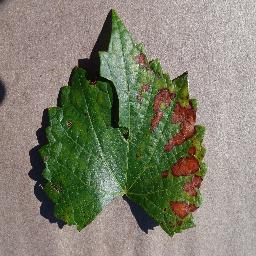
#> input picture Dataset/Grape Esca (Black_Measles)/Grape Esca (Black_Measles) (128).JPG, 256 x 256 px; its folder holds only this picture in this run
$ jupyter execute --allow-errors 'Tubes Fitur (32x32).ipynb'   (older library calls are emulated)
#> lines starting #> are read from the running program, lines starting #| are printed output that depends on the picture; after the words box and inside, x2 and y2 are one past the last pixel; in counts of white or black regions, pixels touching at a corner belong together; long printed decimals are rounded
# Pipeline Preprocessing Citra Daun Anggur
**Task 1 — Feature Extraction**

| # | Tahap | Teknik |
|---|-------|--------|
| 1 | Segmentasi Latar Belakang | HSV Masking |
| 2 | Pemerataan Pencahayaan | CLAHE |
| 3 | Penstabilan Rasio Geometri | Zero-Padding & Resize |
| 4 | Normalisasi Skala | Min-Max (÷ 255) |
| 5 | Augmentasi Geometris | Rotasi + Flip |

## 0. Import Library & Konfigurasi Path

[cell 1]
import os
import cv2
import numpy as np
import matplotlib.pyplot as plt
import pandas as pd
from pathlib import Path
from tqdm import tqdm

from sklearn.metrics import classification_report
from skimage.feature import graycomatrix, graycoprops

# ── Konfigurasi ──────────────────────────────────────────────
DATASET_DIR   = Path("Dataset")
OUTPUT_DIR    = Path("Preprocessed")
TARGET_SIZE1   = 32
TARGET_SIZE2   = 64
TARGET_SIZE3   = 128
RANDOM_SEED   = 42
np.random.seed(RANDOM_SEED)

# Daftar kelas (sub-folder)
CLASS_NAMES = sorted([
    d for d in os.listdir(DATASET_DIR)
    if (DATASET_DIR / d).is_dir()
])
print("Kelas ditemukan:", CLASS_NAMES)
print("Jumlah kelas   :", len(CLASS_NAMES))

## 1. Segmentasi Latar Belakang (HSV Masking)
Mengisolasi objek daun dan menghitamkan area latar belakang menggunakan ruang warna HSV.
**Tujuan:** Mencegah model salah mengenali warna tanah, pot, atau bayangan sebagai bercak penyakit.

[cell 2]
def segment_leaf_hsv(image_bgr, min_area_ratio=0.01):
    """
    Segmentasi daun dengan HSV + pembersihan komponen.
    - Menggabungkan rentang warna daun (hijau/kuning/coklat/merah)
    - Menolak piksel low-saturation (background kusam)
    - Menyisakan komponen terbesar agar background tidak ikut
    """
    hsv = cv2.cvtColor(image_bgr, cv2.COLOR_BGR2HSV)

    # Rentang warna daun (lebih ketat)
    lower_green = np.array([20, 35, 25])
    upper_green = np.array([95, 255, 255])

    lower_yellow = np.array([15, 40, 35])
    upper_yellow = np.array([35, 255, 255])

    lower_brown = np.array([5, 50, 20])
    upper_brown = np.array([20, 255, 220])

    lower_red1 = np.array([0, 50, 30])
    upper_red1 = np.array([12, 255, 255])
    lower_red2 = np.array([160, 50, 30])
    upper_red2 = np.array([180, 255, 255])

    # Mask warna
    mask_color  = cv2.inRange(hsv, lower_green, upper_green)
    mask_color |= cv2.inRange(hsv, lower_yellow, upper_yellow)
    mask_color |= cv2.inRange(hsv, lower_brown, upper_brown)
    mask_color |= cv2.inRange(hsv, lower_red1, upper_red1)
    mask_color |= cv2.inRange(hsv, lower_red2, upper_red2)

    # Tolak background abu/gelap (S dan V terlalu rendah)
    mask_sv = cv2.inRange(hsv, np.array([0, 35, 25]), np.array([180, 255, 255]))
    mask = cv2.bitwise_and(mask_color, mask_sv)

    # Morphological cleaning
    kernel = cv2.getStructuringElement(cv2.MORPH_ELLIPSE, (7, 7))
    mask = cv2.morphologyEx(mask, cv2.MORPH_OPEN, kernel, iterations=1)
    mask = cv2.morphologyEx(mask, cv2.MORPH_CLOSE, kernel, iterations=2)

    # Keep komponen terbesar (leaf utama)
    num_labels, labels, stats, _ = cv2.connectedComponentsWithStats(mask, connectivity=8)
    refined = np.zeros_like(mask)

    if num_labels > 1:
        areas = stats[1:, cv2.CC_STAT_AREA]  # abaikan background index 0
        largest_idx = 1 + np.argmax(areas)
        largest_area = stats[largest_idx, cv2.CC_STAT_AREA]

        h, w = mask.shape[:2]
        min_area = int(min_area_ratio * h * w)

        if largest_area >= min_area:
            refined[labels == largest_idx] = 255
        else:
            refined = mask.copy()
    else:
        refined = mask.copy()

    # Haluskan tepi akhir
    refined = cv2.medianBlur(refined, 5)
    result = cv2.bitwise_and(image_bgr, image_bgr, mask=refined)
    return result, refined


# ── Demo visual ──────────────────────────────────────────────
sample_class = CLASS_NAMES[0]
sample_path  = DATASET_DIR / sample_class
sample_files = sorted([
    f for f in os.listdir(sample_path)
    if f.lower().endswith((".jpg", ".jpeg", ".png", ".bmp", ".webp"))
])
# img = cv2.imread(str(sample_path / sample_files[0]))
img = cv2.imread("Dataset\grape leaf Healthy\grape leaf Healthy (3).jpg")

#> (the rest of this cell did not finish here and is left out)


fig, axes = plt.subplots(1, 3, figsize=(15, 5))
axes[0].imshow(cv2.cvtColor(img, cv2.COLOR_BGR2RGB))
axes[0].set_title("Original")
axes[1].imshow(msk, cmap="gray")
axes[1].set_title("HSV Mask (Refined)")
axes[2].imshow(cv2.cvtColor(seg, cv2.COLOR_BGR2RGB))
axes[2].set_title("Segmented (BG Hitam)")
for ax in axes: ax.axis("off")
plt.suptitle(f"Tahap 1 — HSV Masking  [{sample_class}]", fontsize=13)
plt.tight_layout()
plt.show()

## 2. Pemerataan Pencahayaan (CLAHE)
Meratakan kontras pencahayaan secara lokal (per blok piksel) pada kanal L di ruang warna LAB.
**Tujuan:** Menghilangkan efek silau matahari & bayangan tajam agar detail penyakit tetap terekstrak.

[cell 3]
def apply_clahe(image_bgr, clip_limit=2.0, tile_grid=(8, 8)):
    """
    Menerapkan CLAHE pada kanal L (Lightness) di ruang warna LAB.
    Kontras diperbaiki secara lokal tanpa mengubah pigmen warna asli.
    """
    lab = cv2.cvtColor(image_bgr, cv2.COLOR_BGR2LAB)
    l_channel, a_channel, b_channel = cv2.split(lab)

    clahe = cv2.createCLAHE(clipLimit=clip_limit, tileGridSize=tile_grid)
    l_eq = clahe.apply(l_channel)

    lab_eq = cv2.merge([l_eq, a_channel, b_channel])
    result = cv2.cvtColor(lab_eq, cv2.COLOR_LAB2BGR)
    return result


# ── Demo visual ──────────────────────────────────────────────
#> (the rest of this cell did not finish here and is left out)

## 3. Penstabilan Rasio Geometri (Zero-Padding & Resize)
Menambahkan bingkai hitam (padding) hingga gambar menjadi persegi sempurna, lalu diperkecil ke resolusi target.
**Tujuan:** Memenuhi syarat input model tanpa mendistorsi anatomi daun / bentuk penyakit.

[cell 4]
def zero_pad_and_resize(image_bgr, target_size=224):
    """
    1. Zero-padding → jadikan persegi (sisi = max(h, w))
    2. Resize       → target_size × target_size
    Aspect ratio asli dipertahankan; area tambahan diisi hitam.
    """
    h, w = image_bgr.shape[:2]
    max_side = max(h, w)

    # Buat canvas hitam persegi
    canvas = np.zeros((max_side, max_side, 3), dtype=np.uint8)

    # Letakkan gambar di tengah canvas
    y_offset = (max_side - h) // 2
    x_offset = (max_side - w) // 2
    canvas[y_offset:y_offset + h, x_offset:x_offset + w] = image_bgr

    # Resize ke target
    resized = cv2.resize(canvas, (target_size, target_size),
                         interpolation=cv2.INTER_AREA)
    return resized

## Resize 32 x 32

#> (a cell that did not finish here is left out)

## Resize 64 x 64

#> (a cell that did not finish here is left out)

## Resize 128 x 128

#> (a cell that did not finish here is left out)

## 4. Normalisasi Skala (Min-Max Normalization)
Membagi seluruh nilai matriks piksel dengan 255 sehingga rentang baru menjadi **[0, 1]**.
**Tujuan:** Meringankan beban komputasi, menstabilkan kalkulasi matematis, dan mencegah OOM.

[cell 8]
def normalize_minmax(image_bgr):
    """
    Min-Max Normalization: pixel / 255.0
    Output bertipe float32 dengan rentang [0, 1].
    """
    return image_bgr.astype(np.float32) / 255.0


# ── Demo visual ──────────────────────────────────────────────
#> (the rest of this cell did not finish here and is left out)

## 5. Augmentasi Geometris (Data Augmentation)
Memutar dan membalikkan (flip horizontal/vertikal) gambar secara acak.
**Tujuan:** Mensimulasikan kondisi foto dunia nyata agar model benar-benar belajar karakteristik penyakit, bukan menghafal koordinat piksel.

[cell 9]
def augment_image(image):
    """
    Augmentasi geometris acak:
      - Rotasi 90°/180°/270°
      - Flip horizontal
      - Flip vertikal
      - Flip horizontal + vertikal
    Mengembalikan list gambar hasil augmentasi (TIDAK termasuk gambar asli).
    """
    augmented = []

    # Rotasi 90°, 180°, 270°
    for k in [1, 2, 3]:
        augmented.append(np.rot90(image, k=k).copy())

    # Flip horizontal
    augmented.append(np.flip(image, axis=1).copy())

    # Flip vertikal
    augmented.append(np.flip(image, axis=0).copy())

    # Flip horizontal + vertikal (setara rotasi 180° + flip)
    augmented.append(np.flip(image, axis=(0, 1)).copy())

    return augmented


# ── Demo visual ──────────────────────────────────────────────
#> (the rest of this cell did not finish here and is left out)

## Ringkasan Visual — 1 Gambar Melewati Semua Tahap Preprocessing
Menampilkan hasil **setiap step** secara berurutan pada satu gambar sampel.

[cell 10]
# ── Ambil 1 gambar sampel ─────────────────────────────────────
sample_class = CLASS_NAMES[0]
sample_dir   = DATASET_DIR / sample_class
sample_file  = sorted([f for f in os.listdir(sample_dir)
                        if f.lower().endswith(('.jpg','.jpeg','.png','.bmp','.webp'))])[0]
original = cv2.imread(str(sample_dir / sample_file))
#> original is the input picture: shape (256, 256, 3); mean B, G, R 111.7, 129.2, 129.8

# ── Jalankan tiap tahap satu per satu ────────────────────────
step1_hsv, mask       = segment_leaf_hsv(original)
#> call 2 of segment_leaf_hsv, with min_area_ratio = 0.01
#> in segment_leaf_hsv (call 2), `mask_color  = cv2.inRange(hsv, lower_green, upper_green)`:
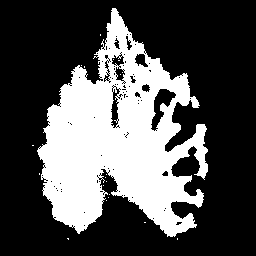
#> mask_color: shape (256, 256); 31.4% white; 20 white regions (19 under 20 px), largest, box (x1, y1, x2, y2) and area: (37, 8, 208, 237) 20520
#> in segment_leaf_hsv (call 2), `mask_color |= cv2.inRange(hsv, lower_red2, upper_red2)`:
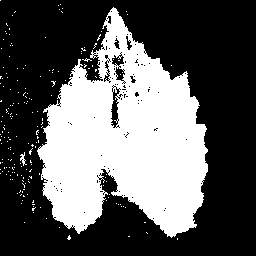
#> mask_color: shape (256, 256); 36.1% white; 191 white regions (189 under 20 px), largest, box (x1, y1, x2, y2) and area: (37, 7, 208, 238) 23256, (20, 152, 27, 166) 39
#> in segment_leaf_hsv (call 2), `mask = cv2.morphologyEx(mask, cv2.MORPH_CLOSE, kernel, iterations=2)`:
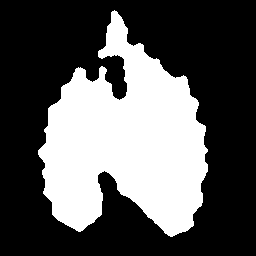
#> mask: shape (256, 256); 34.6% white; 1 white region, box (x1, y1, x2, y2) and area: (38, 10, 208, 237) 22671
#> in segment_leaf_hsv (call 2), `num_labels, labels, stats, _ = cv2.connectedComponentsWithStats(mask, ..`: num_labels = 2; stats = [[0, 0, 256, 256, 42865], [38, 10, 170, 227, 22671]]
#> in segment_leaf_hsv (call 2), `areas = stats[1:, cv2.CC_STAT_AREA]`: areas = [22671]
#> in segment_leaf_hsv (call 2), `largest_idx = 1 + np.argmax(areas)`: largest_idx = 1
#> in segment_leaf_hsv (call 2), `largest_area = stats[largest_idx, cv2.CC_STAT_AREA]`: largest_area = 22671
#> mask: shape (256, 256); 34.5% white; 1 white region, box (x1, y1, x2, y2) and area: (38, 11, 208, 237) 22638
step2_clahe           = apply_clahe(step1_hsv)
#> in apply_clahe, `l_channel, a_channel, b_channel = cv2.split(lab)`:
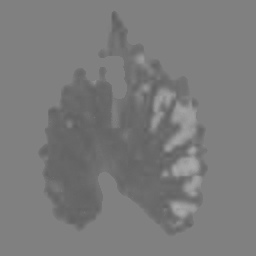
#> a_channel: shape (256, 256); min 94, max 170, mean 122.9
#> in apply_clahe, `l_channel, a_channel, b_channel = cv2.split(lab)`:
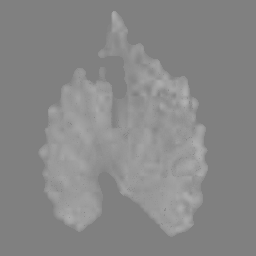
#> b_channel: shape (256, 256); min 124, max 177, mean 136
#> in apply_clahe, `result = cv2.cvtColor(lab_eq, cv2.COLOR_LAB2BGR)`:
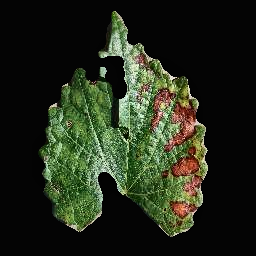
#> result: shape (256, 256, 3); mean B, G, R 26.7, 42.3, 35.6
step3_padresize       = zero_pad_and_resize(step2_clahe, TARGET_SIZE1)
#> in zero_pad_and_resize, `resized = cv2.resize(canvas, (target_size, target_size), interpolation..`:
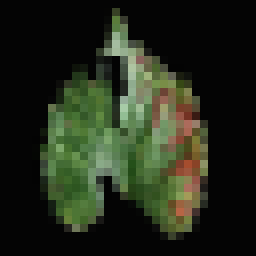
#> resized: shape (32, 32, 3) (shown 8 times larger); mean B, G, R 26.7, 42.3, 35.6
step4_norm            = normalize_minmax(step3_padresize)
step5_aug_list        = augment_image(step4_norm)
#> after the loop in augment_image, `for k in [1, 2, 3]:`: augmented = 3 items
#> step5_aug_list = 6 items
step5_sample          = step5_aug_list[0]   # ambil rotasi 90° sebagai contoh
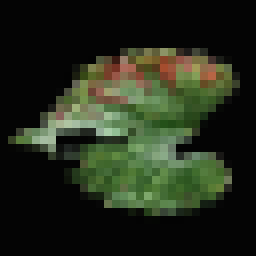
#> step5_sample: shape (32, 32, 3) float32 (shown 8 times larger); mean of channels 0, 1, 2 0.105, 0.166, 0.14; drawn as B, G, R

# ── Siapkan data untuk plot ───────────────────────────────────
stages = [
    ("0 — Original",                   original,       True),
    ("1 — HSV Masking",                step1_hsv,      True),
    ("2 — CLAHE",                      step2_clahe,    True),
    ("3 — Zero-Pad & Resize (32×32)",step3_padresize,True),
    ("4 — Normalisasi [0,1]",          step4_norm,     False),
    ("5 — Augmentasi (Rot 90°)",       step5_sample,   False),
]

fig, axes = plt.subplots(2, 3, figsize=(18, 12))

for idx, (title, img, is_uint8) in enumerate(stages):
    row, col = divmod(idx, 3)
    ax = axes[row][col]

    if is_uint8:
        ax.imshow(cv2.cvtColor(img, cv2.COLOR_BGR2RGB))
    else:
        # float32 [0,1] — clip untuk keamanan tampilan
        display = np.clip(cv2.cvtColor(img, cv2.COLOR_BGR2RGB), 0, 1)
        ax.imshow(display)

    ax.set_title(title, fontsize=12, fontweight='bold')
    ax.axis('off')

    # Tambahkan info shape & dtype di bawah judul
    h, w = img.shape[:2]
    dtype = img.dtype
    info = f"{w}×{h}  |  {dtype}"
    if not is_uint8:
        info += f"  |  min={img.min():.2f}  max={img.max():.2f}"
    ax.text(0.5, -0.04, info, transform=ax.transAxes,
            ha='center', va='top', fontsize=9, color='gray')
#> this loop made 6 passes
#> (title, is_uint8, row, col, h, w, info) on passes 5 to 6: ('4 — Normalisasi [0,1]', False, 1, 1, 32, 32, '32×32  |  float32  |  min=0.01  max=0.80'), ('5 — Augmentasi (Rot 90°)', False, 1, 2, 32, 32, '32×32  |  float32  |  min=0.01  max=0.80')

plt.suptitle(f"Contoh Hasil Setiap Tahap Preprocessing\nSampel: {sample_class}/{sample_file}",
             fontsize=14, fontweight='bold')
plt.tight_layout()
plt.show()
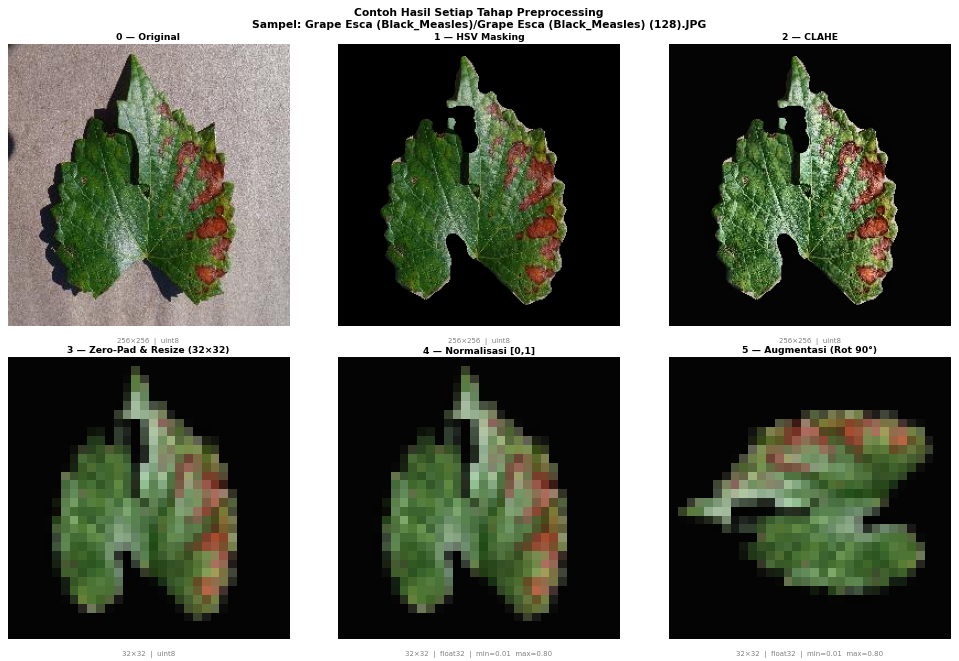
#> figure drawn by matplotlib, 6 panels

# Ekstraksi Fitur Warna dengan Histogram HSV

[cell 11]
def extract_hsv_hist_features(
    image_bgr,
    grid_size=(2, 2),   # 4-kuadran
    bins_h=8,
    bins_s=8,
    bins_v=8
):
    """
    Ekstraksi fitur warna HSV histogram per kuadran.
    Output: vektor fitur 1D.
    """
    hsv = cv2.cvtColor(image_bgr, cv2.COLOR_BGR2HSV)
    h, w = hsv.shape[:2]
    gh, gw = grid_size

    features = []

    for i in range(gh):
        for j in range(gw):
            y0 = int(i * h / gh)
            y1 = int((i + 1) * h / gh)
            x0 = int(j * w / gw)
            x1 = int((j + 1) * w / gw)

            cell = hsv[y0:y1, x0:x1]

            hist_h = cv2.calcHist([cell], [0], None, [bins_h], [0, 180])
            hist_s = cv2.calcHist([cell], [1], None, [bins_s], [0, 256])
            hist_v = cv2.calcHist([cell], [2], None, [bins_v], [0, 256])

            hist_h = cv2.normalize(hist_h, None).flatten()
            hist_s = cv2.normalize(hist_s, None).flatten()
            hist_v = cv2.normalize(hist_v, None).flatten()

            features.extend(hist_h)
            features.extend(hist_s)
            features.extend(hist_v)

    return np.array(features, dtype=np.float32)

# Ekstraksi Fitur Tekstur dengan GLCM

[cell 12]
def extract_glcm_features(
    image_bgr,
    distances=(1, 2, 3),
    angles=(0, np.pi / 4, np.pi / 2, 3 * np.pi / 4),
    levels=32
):
    """
    Ekstraksi fitur tekstur menggunakan GLCM pada grayscale.
    Output: vektor fitur 1D.
    """
    gray = cv2.cvtColor(image_bgr, cv2.COLOR_BGR2GRAY)

    # Kuantisasi grayscale ke levels tertentu
    gray_q = np.floor(gray.astype(np.float32) * levels / 256.0).astype(np.uint8)
    gray_q = np.clip(gray_q, 0, levels - 1)

    glcm = graycomatrix(
        gray_q,
        distances=list(distances),
        angles=list(angles),
        levels=levels,
        symmetric=True,
        normed=True
    )

    props = ["contrast", "homogeneity", "energy", "correlation"]
    features = []

    for prop in props:
        values = graycoprops(glcm, prop)
        features.extend(values.flatten())

    return np.array(features, dtype=np.float32)

[cell 13]
def preprocess_for_features(image_bgr):
    """
    Menggunakan preprocessing yang sudah ada:
    1. HSV masking
    2. CLAHE
    3. Zero-padding + resize
    4. Normalisasi
    Lalu dikembalikan ke uint8 agar aman untuk histogram dan GLCM.
    """
    seg, _ = segment_leaf_hsv(image_bgr)
    clahe = apply_clahe(seg)
    resized = zero_pad_and_resize(clahe, TARGET_SIZE1)
    normalized = normalize_minmax(resized)

    # Balik ke uint8 supaya cocok untuk ekstraksi fitur
    processed = (normalized * 255).astype(np.uint8)
    return processed

[cell 14]
def extract_combined_features(image_bgr):
    hsv_features = extract_hsv_hist_features(image_bgr)
#> after the loop in extract_hsv_hist_features, `for i in range(gh):`: features = 96 values, max 0.981 at index 40, min 0 at index 4, mean 0.186
    glcm_features = extract_glcm_features(image_bgr)
    return np.concatenate([hsv_features, glcm_features]).astype(np.float32)

[cell 15]
sample_class = CLASS_NAMES[0]
sample_dir = DATASET_DIR / sample_class

sample_file = sorted([
    f for f in sample_dir.iterdir()
    if f.suffix.lower() in (".jpg", ".jpeg", ".png", ".bmp", ".webp")
])[0]

image = cv2.imread(str(sample_file))
processed = preprocess_for_features(image)
features = extract_combined_features(processed)
#> in extract_combined_features, `hsv_features = extract_hsv_hist_features(image_bgr)`: hsv_features has the same summary as features in extract_hsv_hist_features
#> in extract_glcm_features, `gray_q = np.floor(gray.astype(np.float32) * levels / 256.0).astype(np...`:
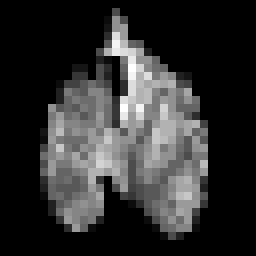
#> gray_q: shape (32, 32) (shown 8 times larger); min 0, max 23, mean 4.3; drawn with min black and max white
#> after the loop in extract_glcm_features, `for prop in props:`: features = 48 values, max 37.41 at index 8, min 0.456 at index 35, mean 5.78
#> in extract_combined_features, `glcm_features = extract_glcm_features(image_bgr)`: glcm_features has the same summary as features in extract_glcm_features
#> features = 144 values, max 37.41 at index 104, min 0 at index 4, mean 2.05

print("File:", sample_file.name)
print("Shape original:", image.shape)
#| Shape original: (256, 256, 3)
print("Shape processed:", processed.shape)
#| Shape processed: (32, 32, 3)
print("Jumlah fitur:", len(features))
#| Jumlah fitur: 144
print("5 fitur pertama:", features[:5])
#| 5 fitur pertama: [0.9077  0.05403 0.416    0.005403 0.        ]

[cell 16]
def generate_feature_names(
    grid_size=(2, 2),
    bins_h=8,
    bins_s=8,
    bins_v=8,
    distances=(1, 2, 3),
    angles=(0, np.pi/4, np.pi/2, 3*np.pi/4)
):

    feature_names = []

    # =====================================================
    # HSV HISTOGRAM
    # =====================================================

    gh, gw = grid_size

    quadrant = 1

    for i in range(gh):
        for j in range(gw):

            # H
            for b in range(bins_h):
                feature_names.append(
                    f"H_Q{quadrant}_B{b+1}"
                )

            # S
            for b in range(bins_s):
                feature_names.append(
                    f"S_Q{quadrant}_B{b+1}"
                )

            # V
            for b in range(bins_v):
                feature_names.append(
                    f"V_Q{quadrant}_B{b+1}"
                )

            quadrant += 1

    # =====================================================
    # GLCM
    # =====================================================

    props = [
        "contrast",
        "homogeneity",
        "energy",
        "correlation"
    ]

    angle_names = {
        0: "0",
        np.pi/4: "45",
        np.pi/2: "90",
        3*np.pi/4: "135"
    }

    for prop in props:

        for d in distances:

            for a in angles:

                feature_names.append(
                    f"{prop}_d{d}_a{angle_names[a]}"
                )

    return feature_names

[cell 17]
feature_names = generate_feature_names()
#> in generate_feature_names, `angle_names = { 0: "0", np.pi/4: "45", np.pi/2: "90", 3*np.pi/4: "135" }`: angle_names = {0: '0', 0.785: '45', 1.57: '90', 2.36: '135'}
#> after the loop in generate_feature_names, `for prop in props:`: feature_names = 144 items, first 6: 'H_Q1_B1', 'H_Q1_B2', 'H_Q1_B3', 'H_Q1_B4', 'H_Q1_B5', 'H_Q1_B6'

print("Jumlah nama fitur:", len(feature_names))
#| Jumlah nama fitur: 144

print("\n10 nama fitur pertama:")
print(feature_names[:10])
#| ['H_Q1_B1', 'H_Q1_B2', 'H_Q1_B3', 'H_Q1_B4', 'H_Q1_B5', 'H_Q1_B6', 'H_Q1_B7', 'H_Q1_B8', 'S_Q1_B1', 'S_Q1_B2']

[cell 18]
rows = []

for class_name in CLASS_NAMES:
    class_dir = DATASET_DIR / class_name
    files = sorted([
        f for f in class_dir.iterdir()
        if f.suffix.lower() in (".jpg", ".jpeg", ".png", ".bmp", ".webp")
    ])

    print(f"Processing: {class_name}")

    for file in tqdm(files):
        image = cv2.imread(str(file))
        if image is None:
            continue

        processed = preprocess_for_features(image)
        features = extract_combined_features(processed)

        row = {
            "filename": file.name,
            "label": class_name
        }

        for name, val in zip(feature_names, features):
            row[name] = float(val)
#> this loop made 144 passes
#> (name, val) on passes 1 to 8: ('H_Q1_B1', 0.908), ('H_Q1_B2', 0.054), ('H_Q1_B3', 0.416), ('H_Q1_B4', 0.0054), ('H_Q1_B5', 0), ('H_Q1_B6', 0), ('H_Q1_B7', 0), ('H_Q1_B8', 0)
#> after the loop, row = 146 items

        rows.append(row)

print("Selesai. Total data:", len(rows))
#| Selesai. Total data: 2

[cell 19]
df_features = pd.DataFrame(rows)
#> df_features = table of 2 rows and 146 columns
df_features.head()
#> Out = table of 2 rows and 146 columns

[cell 20]
df_features.describe()
#> Out = table of 8 rows and 144 columns

[cell 21]
from sklearn.model_selection import train_test_split

X = df_features.drop(columns=["filename", "label"])
#> X = table of 2 rows and 144 columns
y = df_features["label"]

#> (the rest of this cell did not finish here and is left out)

[cell 22]
from sklearn.preprocessing import StandardScaler

scaler = StandardScaler()

#> (the rest of this cell did not finish here and is left out)

[cell 23]
from sklearn.neighbors import KNeighborsClassifier
from sklearn.metrics import accuracy_score

knn = KNeighborsClassifier(n_neighbors=5)

#> (the rest of this cell did not finish here and is left out)

[cell 24]
from sklearn.metrics import accuracy_score

# Prediksi data train
#> (the rest of this cell did not finish here and is left out)

[cell 25]
from sklearn.preprocessing import LabelEncoder

X = df_features.drop(columns=["filename", "label"])
y = df_features["label"]

le = LabelEncoder()
y_encoded = le.fit_transform(y)
#> y_encoded = [0, 1]

print("Label asli :", list(le.classes_))
print("Contoh y encoded:", y_encoded[:5])
#| Contoh y encoded: [0 1]
